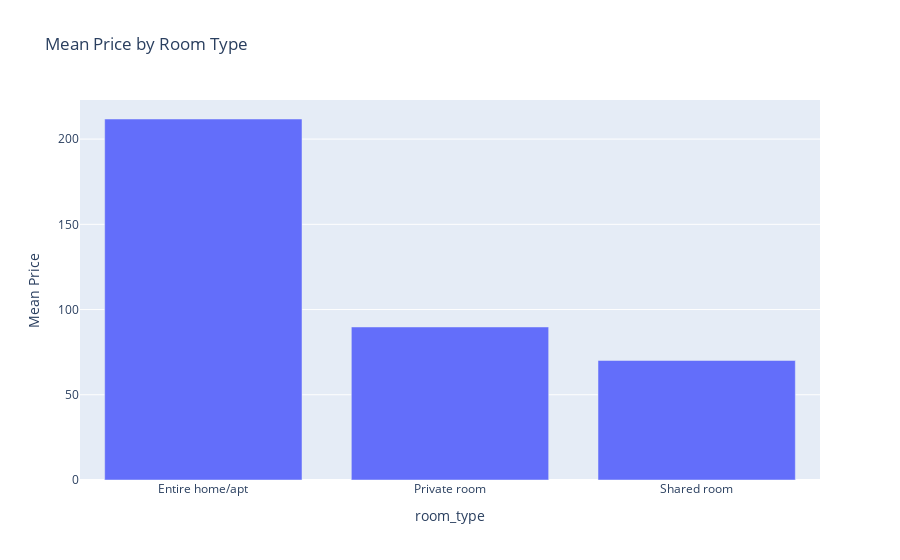

Source (notebook cell):
### Markdown cell above
## Room type'a göre listenen ürünlerden ortalama beklenen gelirler. 
## Genede en yüksek fiyat etiketine sahip room type türü Entire home/apt

### Code cell
room_type_mean_prices = df.groupby('room_type')['price'].mean().reset_index(name="Mean Price")

fig = px.bar(room_type_mean_prices, x='room_type', y='Mean Price', title='Mean Price by Room Type')
fig.show()

### Figure 1 — Plotly figure (JSON) as saved in the notebook; plotly's stock layout.template omitted (floating-point values rounded to 4 significant figures)
{"data": [{"alignmentgroup": "True", "hovertemplate": "room_type=%{x}<br>Mean Price=%{y}<extra></extra>", "legendgroup": "", "marker": {"color": "#636efa", "pattern": {"shape": ""}}, "name": "", "offsetgroup": "", "orientation": "v", "showlegend": false, "textposition": "auto", "x": ["Entire home/apt", "Private room", "Shared room"], "xaxis": "x", "y": [211.8, 89.78, 70.13], "yaxis": "y", "type": "bar"}], "layout": {"xaxis": {"anchor": "y", "domain": [0, 1], "title": {"text": "room_type"}}, "yaxis": {"anchor": "x", "domain": [0, 1], "title": {"text": "Mean Price"}}, "legend": {"tracegroupgap": 0}, "title": {"text": "Mean Price by Room Type"}, "barmode": "relative"}}
